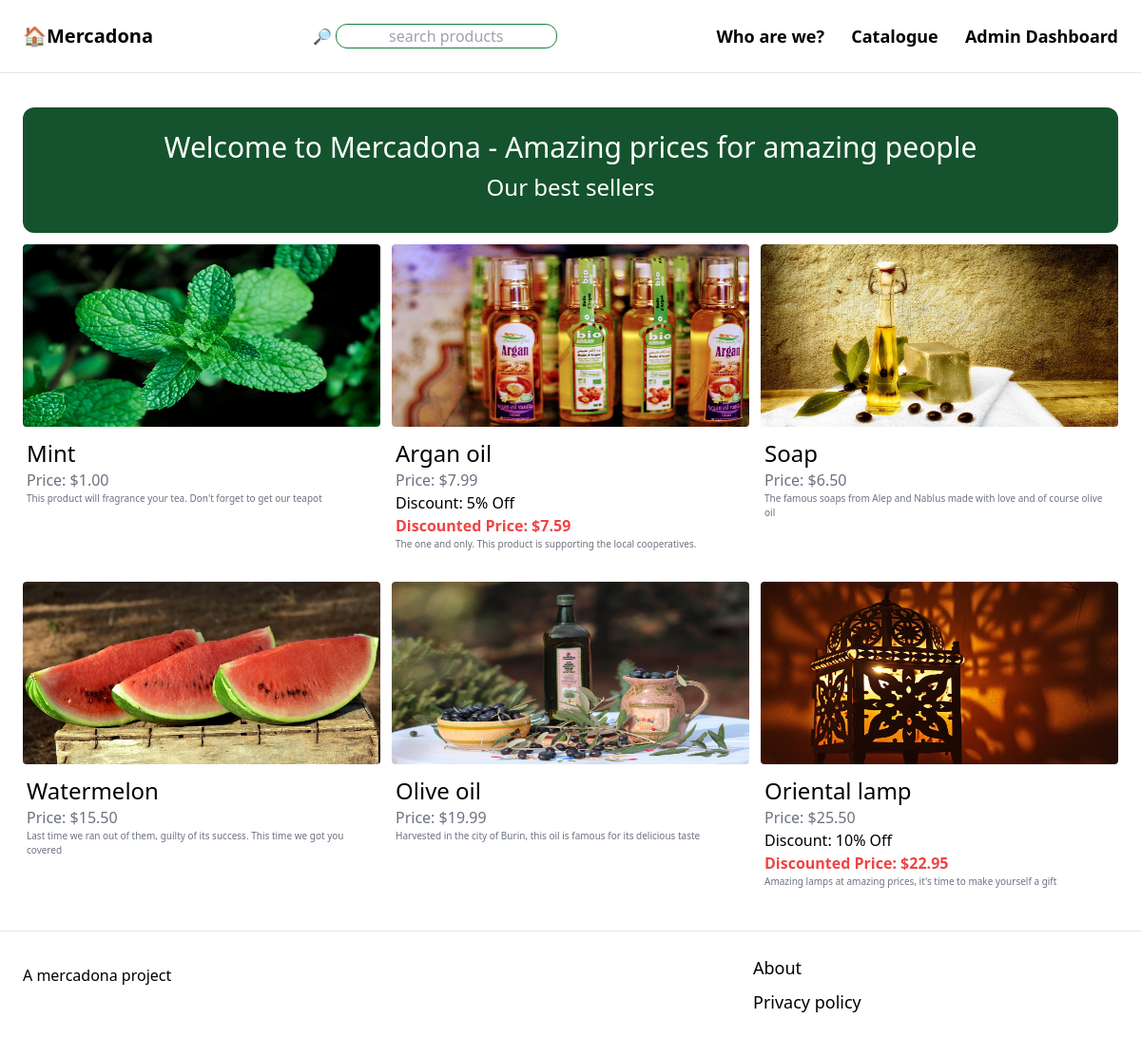
The page / on the database its author committed.
### merchandise/models.py (models this page shows, shortened)
class Product(models.Model):
    libelle=models.CharField(max_length=100, blank=True, null=True)
    description=models.CharField(max_length=200)
    price=models.DecimalField(max_digits=5, decimal_places=2)
    image=models.ImageField(upload_to='media/merchandise_images', blank=True, null=True)
    category=models.ForeignKey(Category, on_delete=models.SET_NULL, null=True, related_name="category")

class Promotion(models.Model):
    product = models.ForeignKey(Product, on_delete=models.SET_NULL, null=True, blank=True)
    discount_percentage = models.DecimalField(max_digits=5, decimal_places=0)
    start_date=models.DateField(null=True, blank=True)
    end_date=models.DateField(null=True, blank=True)
    class Meta:
        verbose_name_plural = "Promotions"
    @property
    def get_discounted_price(self):
        if self.discount_percentage > 0:
            price_now = self.product.price - (self.product.price * self.discount_percentage / 100)
        else:
            price_now = self.product.price
        return price_now

### merchandise/views.py (the view)
# urls.py: path('', views.accueil, name="index"),
def accueil(request):
    products=Product.objects.filter()[0:6]
    categories=Category.objects.all()
    return render (request, 'merchandise/index.html',
    {'products':products,'categories':categories})

### merchandise/templates/merchandise/index.html (shortened to what this page needs)
{% extends 'merchandise/base.html' %} {% block title %} Welcome {% endblock %}
{% block content %}
<div class="mt-3 px-3 py-6 bg-green-900 rounded-xl">
  <h1 class="mb-2 text-3xl text-center text-white">
    Welcome to Mercadona - Amazing prices for amazing people
  </h1>
  <h2 class="mb-2 text-2xl text-center text-white">Our best sellers</h2>
</div>
<div class="grid grid-cols-3 gap-3 mt-3">
  {% for product in products %}
  <div>
    <div class="flex-col">
      <img src="{{ product.image.url }}" class="rounded h-48 w-96" />
    </div>
    <div class="px-1 mt-3 mb-5 gap-3 bg-white rounded-b-xl">
      <h2 class="text-2xl">{{ product.libelle }}</h2>
      <p class="text-gray-500">Price: ${{ product.price }}</p>
      {% for promotion in product.promotion_set.all %}
      <p>Discount: {{ promotion.discount_percentage }}% Off</p>
      <p class="text-red-500 font-bold">
        Discounted Price: ${{ promotion.get_discounted_price|floatformat:2 }}
      </p>
      {% endfor %}
      <p class="text-gray-500 text-[10px]">{{ product.description }}</p>
    </div>
  </div>
  {% endfor %}
</div>
{% endblock %}

### rows shown on the page
Product: image (picture), libelle "Mint", price "1.00", description "This product will fragrance your tea. Don't forget to get our teapot"
Product: image (picture), libelle "Argan oil", price "7.99", description "The one and only. This product is supporting the local cooperatives."
Promotion: discount_percentage "5", get_discounted_price "7.59"
Product: image (picture), libelle "Soap", price "6.50", description "The famous soaps from Alep and Nablus made with love and of course olive oil"
Product: image (picture), libelle "Watermelon", price "15.50", description "Last time we ran out of them, guilty of its success. This time we got you covered"
Product: image (picture), libelle "Olive oil", price "19.99", description "Harvested in the city of Burin, this oil is famous for its delicious taste"
Product: image (picture), libelle "Oriental lamp", price "25.50", description "Amazing lamps at amazing prices, it's time to make yourself a gift"
Promotion: discount_percentage "10", get_discounted_price "22.95"
